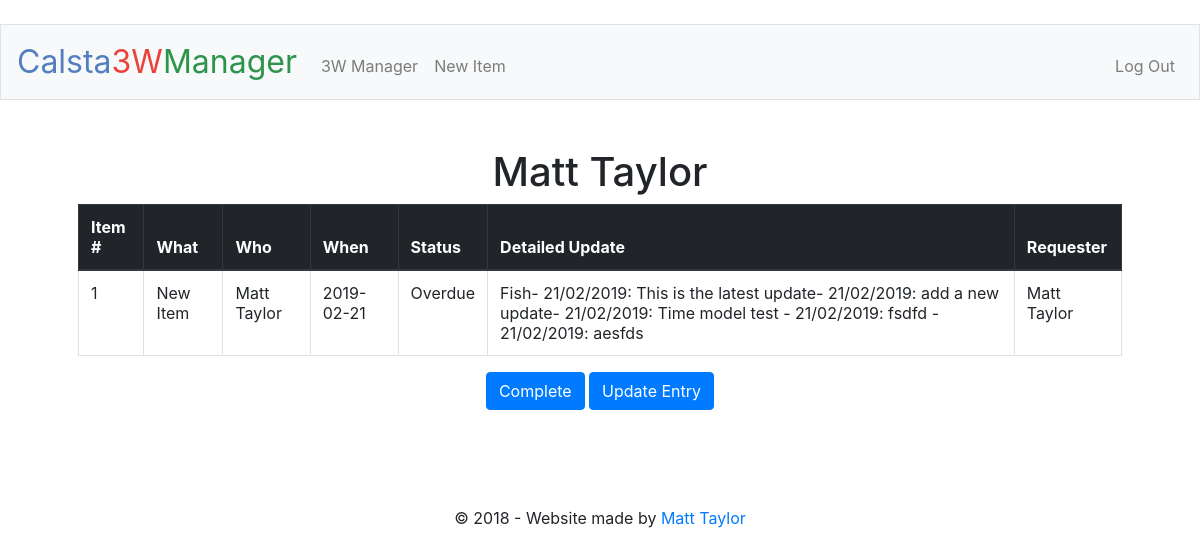
Page /item/1 (signed in) on the earlier database version.
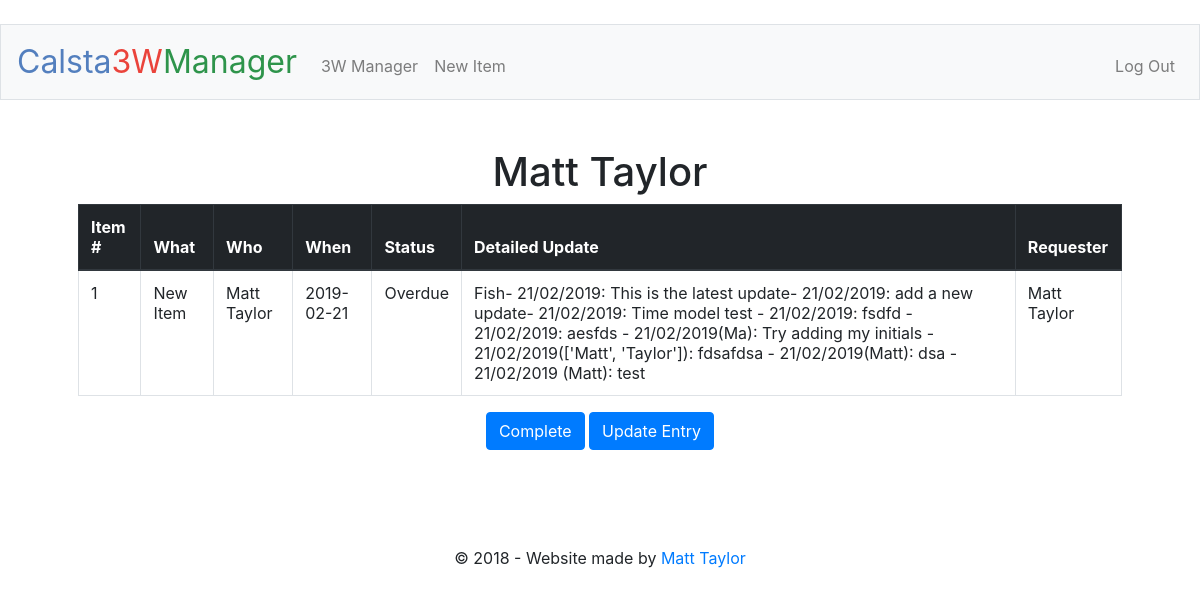
Same page on the later database version.
### scripts/item.py (models this page shows, shortened)
class ItemModel(db.Model):
    __tablename__ = 'manager'
    id = db.Column(db.Integer, primary_key=True)
    what = db.Column(db.String(180))
    when = db.Column(db.String())
    requester = db.Column(db.String(180))
    detail = db.Column(db.String(5000))
    who_id = db.Column(db.Integer, db.ForeignKey('users.id'), nullable=False)
    complete = db.Column(db.Boolean())
    def manage(self):
        return {
                'id': self.id,
                'what': self.what,
                'when': self.when,
                'who': UserModel.find_by_id(self.who_id),
                'stat': self.check_status(),
                'detail': self.detail,
                'requester': UserModel.find_by_id(self.requester),
                'complete': self.complete
                }
    @classmethod
    def listItem(cls,item):
        return cls.query.filter_by(id=item).all()
    def check_status(self):
        if datetime.strptime(self.when,'%Y-%m-%d') < datetime.now():
            return "Overdue"
        return "WIP"

### scripts/login.py (models this page shows, shortened)
class UserModel(db.Model):
    __tablename__ = 'users'
    id = db.Column(db.Integer, primary_key=True)
    username = db.Column(db.String(80))
    name = db.Column(db.String(80))
    password = db.Column(db.String(80))
    supervisor = db.Column(db.String(80))
    def __repr__(self):
        return self.name
    @classmethod
    def find_by_id(cls, _id):
        return cls.query.filter_by(id=_id).first()

### app.py (the view)
@app.route("/item/<int:item>")
@login_required
def item(item):
    user = UserModel.find_by_id(session["user_id"])
    items = ItemModel.listItem(item)
    item_list = [item.manage() for item in items]
    return render_template("/item.html", who=user, items=item_list)

### app.py (called while the page is built)
@app.after_request
def after_request(response):
    response.headers["Cache-Control"] = "no-cache, no-store, must-revalidate"
    response.headers["Expires"] = 0
    response.headers["Pragma"] = "no-cache"
    return response

### scripts/login.py (called while the page is built)
def login_required(f):
    @wraps(f)
    def decorated_function(*args, **kwargs):
        if session.get("user_id") is None:
            return redirect("/login")
        return f(*args, **kwargs)
    return decorated_function

### templates/item.html (shortened to what this page needs)
{% extends "layout.html" %}
{% block main %}
<h1>{{ who }}</h1>
    <table class="table table-bordered">
        <thead class="thead-dark">
        <th scope="col">Item #</th>
        <th scope="col">What</th>
        <th scope="col">Who</th>
        <th scope="col">When</th>
        <th scope="col">Status</th>
        <th scope="col">Detailed Update</th>
        <th scope="col">Requester</th>
        </thead>
    {% for item in items %}
    <tr>
      <td>{{ item['id'] }}</td>
      <td>{{ item['what'] }}</td>
      <td>{{ item['who'] }}</td>
      <td>{{ item['when'] }}</td>
      <td>{{ item['stat'] }}</td>
      <td>{{ item['detail'] }}</td>
      <td>{{ item['requester'] }}</td>
    </tr>
    </table>
    <a href="/complete/{{item['id']}}" value="compare" type="submit" class="btn btn-primary">Complete</a>
    <button type="button" class="btn btn-primary" data-toggle="modal" data-target="#UpdateModal">
            Update Entry
          </button>
          {% endfor %}
{% endblock %}

Differences in the rows shown:
changed ItemModel "New Item": detail "Fish- 21/02/2019: This is the latest update- 21/02/2019: add a new update- 21/02/2019: Time model test - 21/02/2019: fsdfd - 21/02/2019: aesfds" → "…fsdfd - 21/02/2019: aesfds - 21/02/2019(Ma): Try adding my initials - 21/02/2019(['Matt', 'Taylor']): fdsafdsa - 21/02/2019(Matt): dsa - 21/02/2019 (Matt): test"
